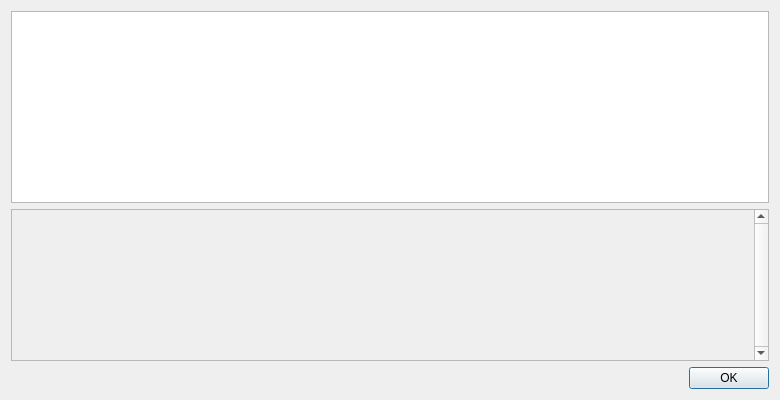
<?xml version="1.0" encoding="UTF-8"?>
<ui version="4.0">
 <class>HelpMessageDialog</class>
 <widget class="QDialog" name="HelpMessageDialog">
  <property name="geometry">
   <rect>
    <x>0</x>
    <y>0</y>
    <width>780</width>
    <height>400</height>
   </rect>
  </property>
  <property name="windowTitle">
  <string notr="true">Lycancoin Core - Command-line options</string>
  </property>
  <layout class="QHBoxLayout" name="horizontalLayout_2">
   <item>
    <layout class="QVBoxLayout" name="verticalLayout">
     <item>
      <widget class="QTextEdit" name="helpMessage">
       <property name="readOnly">
        <bool>true</bool>
       </property>
      </widget>
     </item>
     <item>
      <widget class="QScrollArea" name="scrollArea">
       <property name="verticalScrollBarPolicy">
        <enum>Qt::ScrollBarAlwaysOn</enum>
       </property>
       <property name="widgetResizable">
        <bool>true</bool>
       </property>
       <widget class="QWidget" name="scrollAreaWidgetContents">
        <layout class="QVBoxLayout" name="verticalLayout_2">
         <item>
          <widget class="QLabel" name="aboutMessage">
           <property name="cursor">
            <cursorShape>IBeamCursor</cursorShape>
           </property>
           <property name="textFormat">
            <enum>Qt::PlainText</enum>
           </property>
           <property name="alignment">
            <set>Qt::AlignLeading|Qt::AlignLeft|Qt::AlignTop</set>
           </property>
           <property name="openExternalLinks">
            <bool>true</bool>
           </property>
           <property name="textInteractionFlags">
            <set>Qt::LinksAccessibleByMouse|Qt::TextSelectableByKeyboard|Qt::TextSelectableByMouse</set>
           </property>
          </widget>
         </item>
        </layout>
       </widget>
      </widget>
     </item>
     <item>
      <widget class="QDialogButtonBox" name="okButton">
       <property name="orientation">
        <enum>Qt::Horizontal</enum>
       </property>
       <property name="standardButtons">
        <set>QDialogButtonBox::Ok</set>
       </property>
      </widget>
     </item>
    </layout>
   </item>
  </layout>
 </widget>
 <resources>
  <include location="../bitcoin.qrc"/>
 </resources>
 <connections>
  <connection>
   <sender>okButton</sender>
   <signal>accepted()</signal>
   <receiver>HelpMessageDialog</receiver>
   <slot>accept()</slot>
   <hints>
    <hint type="sourcelabel">
     <x>20</x>
     <y>20</y>
    </hint>
    <hint type="destinationlabel">
     <x>20</x>
     <y>20</y>
    </hint>
   </hints>
  </connection>
  <connection>
   <sender>okButton</sender>
   <signal>rejected()</signal>
   <receiver>HelpMessageDialog</receiver>
   <slot>reject()</slot>
   <hints>
    <hint type="sourcelabel">
     <x>20</x>
     <y>20</y>
    </hint>
    <hint type="destinationlabel">
     <x>20</x>
     <y>20</y>
    </hint>
   </hints>
  </connection>
 </connections>
</ui>
